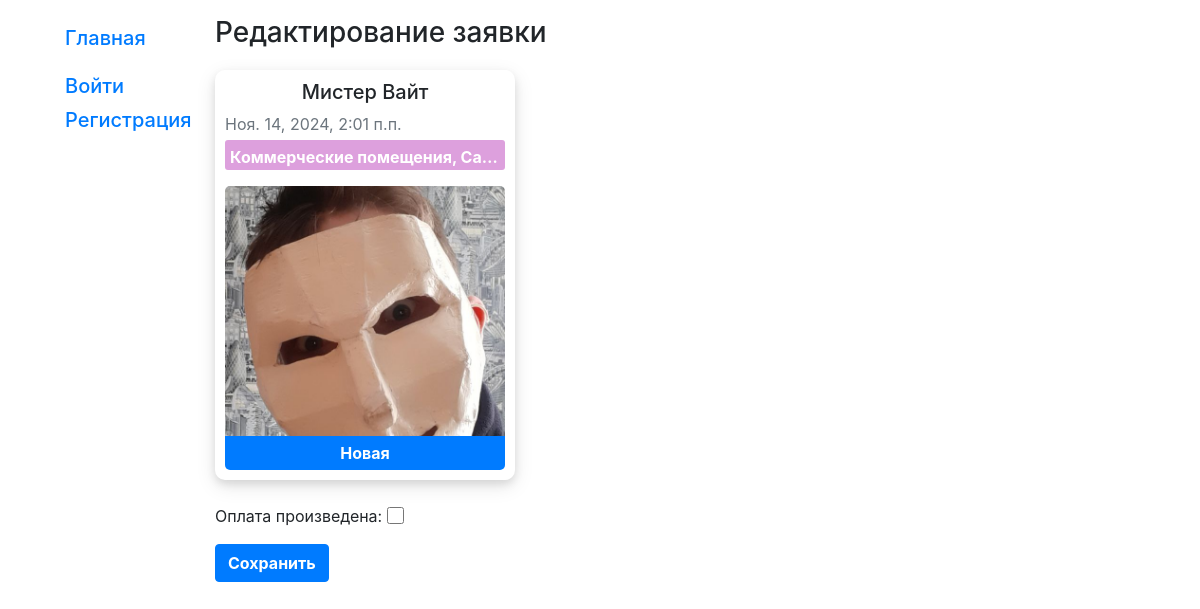
The app's page /design/app/12/edit-done/, older data.
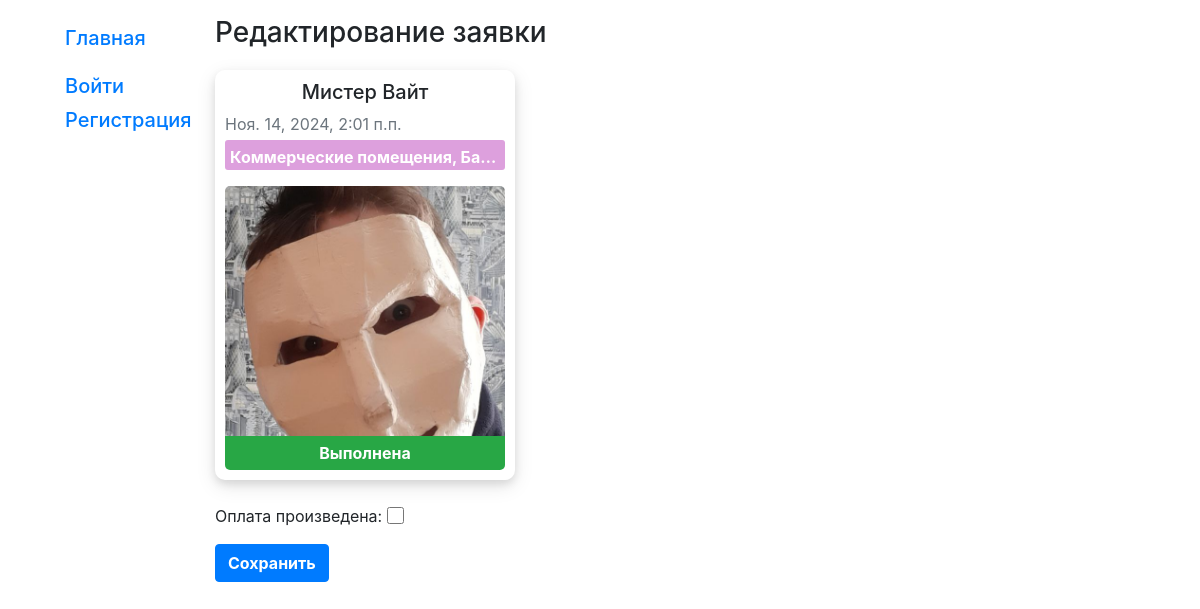
The same page, newer data.
### mysite/models.py (models this page shows, shortened)
class DesignApplication(models.Model):
    creator = models.ForeignKey(User, on_delete=models.CASCADE, null=True, blank=True, verbose_name='Создатель')
    title = models.CharField(max_length=200, verbose_name='Название')
    description = models.TextField(max_length=2000, verbose_name='Описание')
    photo = models.FileField(verbose_name='Фото помещения')
    time_created = models.DateTimeField(auto_now_add=True, verbose_name='Дата создания')
    category = models.ManyToManyField(Category, null=False, verbose_name='Категория')
    discount = models.IntegerField(verbose_name='Скидка', default=0)
    payment_confirmed = models.BooleanField(verbose_name='Оплата произведена', default=False)
    design_comment = models.TextField(max_length=1000, verbose_name='Комментарий', blank=True)
    design_photo = models.FileField(verbose_name='Изображение дизайна', blank=True)
    APP_STATUS = (
        ('n', 'Новая'),
        ('w', 'Принято в работу'),
        ('d', 'Выполнена'),
    )
    status = models.CharField(max_length=1, verbose_name='Статус заявки', choices=APP_STATUS, null=False, default='n')
    class Meta:
        permissions = [
            ('can_edit_status', 'Can edit application status')
        ]
    def time_created_f(self):
        return self.time_created
    def get_categories(self):
        categories = self.category.all()
        return ', '.join(str(category.title) for category in categories)

class Category(models.Model):
    title = models.CharField(max_length=200, verbose_name='Название', unique=True)
    price = models.IntegerField(verbose_name='Цена', default=0)

### mysite/views.py (the view)
# urls.py: path('app/<int:pk>/edit-done/', EditAppDone.as_view(), name='app_edit_done'),
class EditAppDone(UpdateView, PermissionRequiredMixin):
    permission_required = 'mysite.can_edit_status'
    model = DesignApplication
    template_name = 'edit_app_done.html'
    fields = ['payment_confirmed']
    success_url = reverse_lazy('all_apps')

### mysite/templates/edit_app_done.html (shortened to what this page needs)
{% extends "layout/basic.html" %}
{% block content %}
    <h3>Редактирование заявки</h3>
    <div class="app-display-card app-display-card-edit">
        <div>
            <p class="mb-2 h5 text-center">{{ object.title }}</p>
            <p class="text-secondary mt-1 mb-1">{{ object.time_created_f }}</p>
            <p class="text-white mb-1 app-display-category text-truncate">{{ object.get_categories }}</p>
        </div>
        <div>
            {% if object.photo %}
                <img src="{{ object.photo.url }}" alt="{{ object.title }}" class="app-display-img"/>
            {% endif %}
            <p class="text-white app-status mt-0 mb-0
            {% if object.status == 'n' %} bg-primary
            {% elif object.status == 'w' %} bg-yellow
            {% else %} bg-success
            {% endif %}
            ">{{ object.get_status_display }}</p>
        </div>
    </div>
    <form method="post" novalidate enctype="multipart/form-data" class="mt-4">
        {{ form.as_p }}
        <button type="submit" class="btn btn-primary font-weight-bold mb-5">Сохранить</button>
    </form>
{% endblock %}

Row changes from the older to the newer data that the page shows:
changed DesignApplication "Мистер Вайт": get_categories "Коммерческие помещения, Са…" → "Коммерческие помещения, Ба…"; status "Новая" → "Выполнена"
